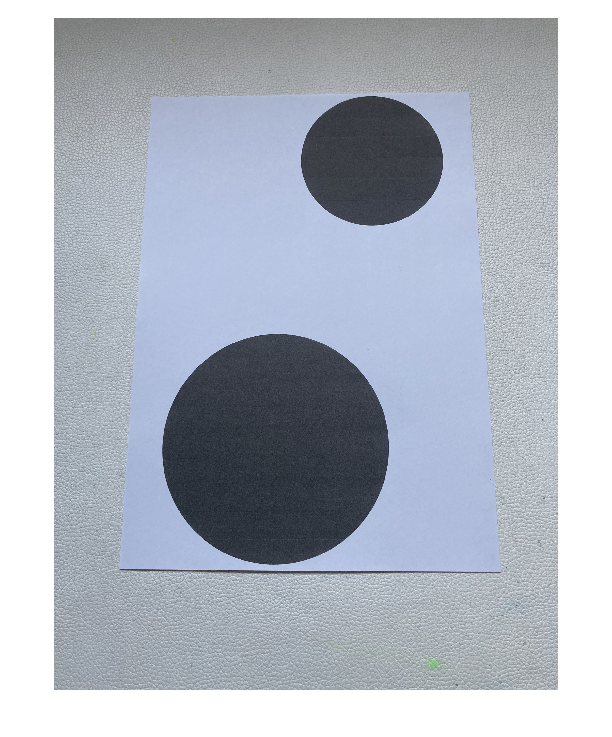
%> input picture Lecture4/img2.png, 612 x 737 px
$ octave demo_metric_rectification_stratified_circle.m   (GNU Octave 9; MATLAB toolbox functions it lacks are replaced by stand-ins)
%> lines starting %> are read from the running program, lines starting %| are printed output that depends on the picture; in (x1, y1, x2, y2) boxes, pixels count from 0 and x2, y2 are one past the last pixel; in counts of white or black regions, pixels touching at a corner belong together; the program's own positions count from 1
clear;
close all;
img = imread('img2.png');
%> img is the input picture: size 737x612x3 uint8; mean R, G, B 177.4, 183.7, 194.4
img = imresize(img,1);
figure; imshow(img);

%% preprocessing
imgGray = rgb2gray(img);
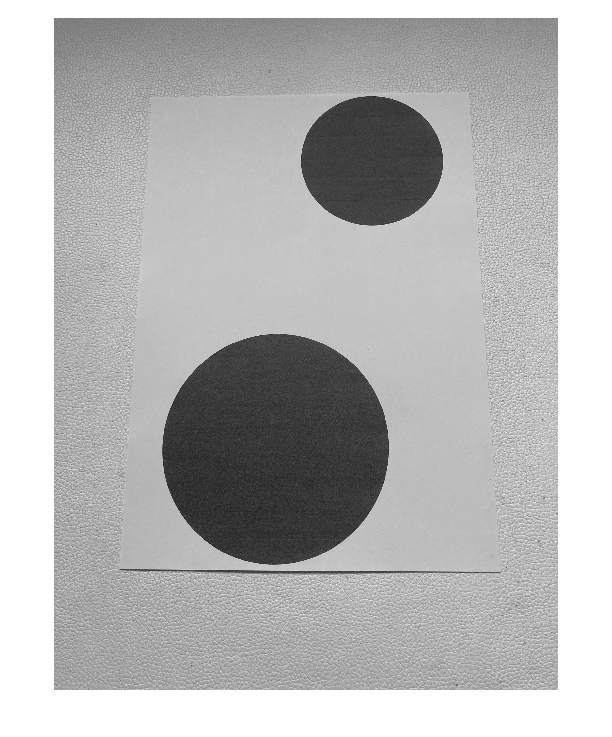
%> imgGray: size 737x612 uint8; min 15, max 255, mean 183
% morphological operators
th = 90;
bw = imgGray < th;
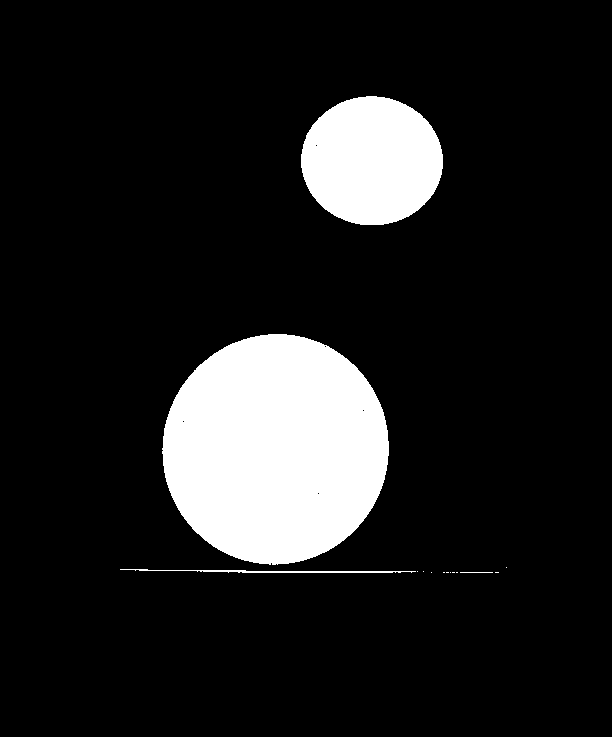
%> bw: size 737x612 logical; 12.4% white; 14 white regions (10 under 20 px), largest, box (x1, y1, x2, y2) and area: (162, 334, 389, 565) 40946, (301, 96, 443, 225) 14356, (120, 569, 416, 573) 511, (460, 572, 493, 573) 33
se = strel('disk',5);
bw = imclose(bw,se);
%> bw: size 737x612 logical; 12.5% white; 6 white regions (3 under 20 px), largest, box (x1, y1, x2, y2) and area: (120, 334, 418, 573) 41753, (301, 96, 443, 225) 14358, (443, 572, 499, 573) 56
bw = imopen(bw,se);
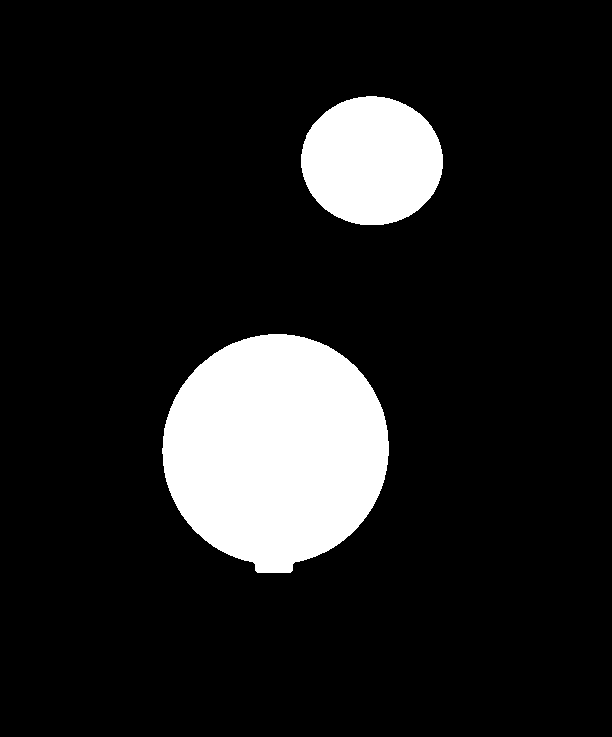
%> bw: size 737x612 logical; 12.3% white; 2 white regions, box (x1, y1, x2, y2) and area: (162, 334, 389, 573) 41292, (301, 96, 443, 225) 14355

% get the two biggest connected components

CC = bwconncomp(bw);
%> CC = 2 connected components
numPixels = cellfun(@numel,CC.PixelIdxList);
%> numPixels = [41292 14355]
[~, sortedIdx] = sort(numPixels,'descend');
%> sortedIdx = [1 2]
bw = double(bw);
for i =1:numel(numPixels)
    currentPixels = CC.PixelIdxList{sortedIdx(i)};
    if(i==1 || i==2)
        bw(currentPixels) = i;
    else
        bw(currentPixels) = 0;
    end
end
%> this loop made 2 passes
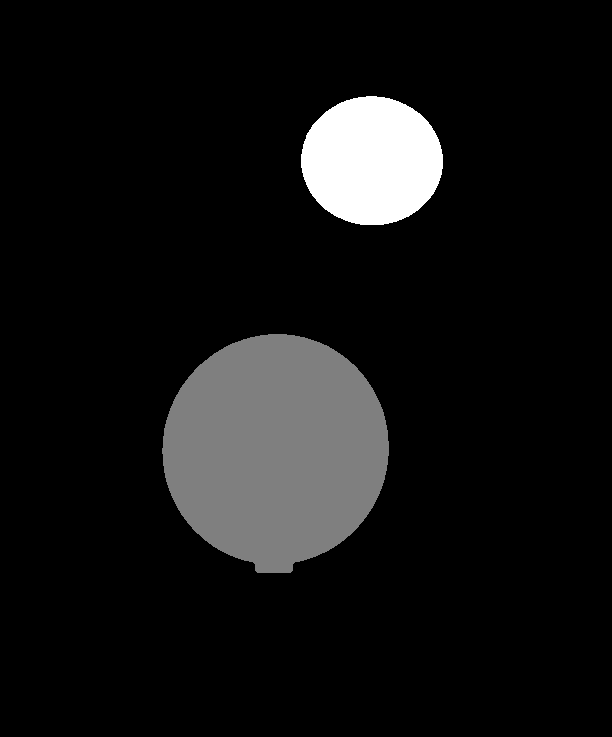
%> bw: size 737x612 double; min 0, max 2, mean 0.155; drawn with min black and max white
figure;
imshow(imfuse(img,double(bw)));
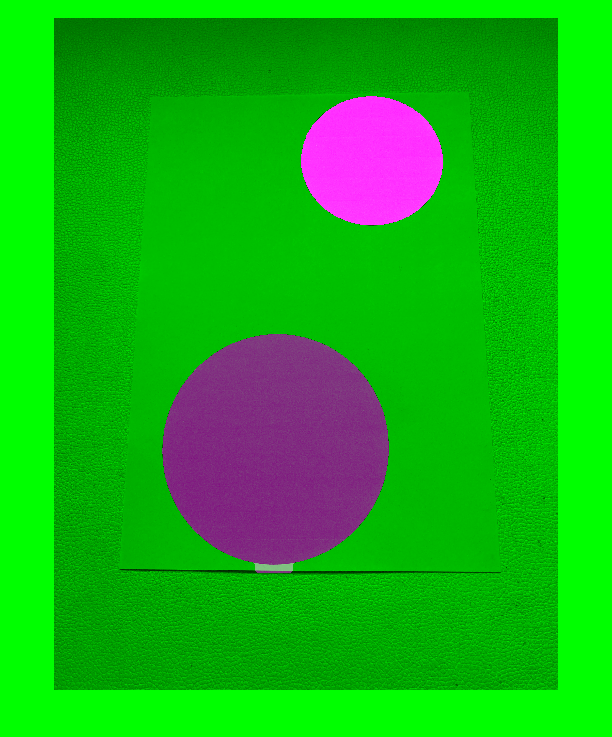
%> displayed picture: size 737x612x3, on the screen's scale of 0 to 255; mean R, G, B 19.8, 178.5, 19.8


%% from connected component to boundaries
B = bwboundaries(bw ==1,'noholes');
%> B = 1 boundary; box (x1, y1, x2, y2) and points: (162, 334, 389, 573) 658
ellipse1.x = B{1}(:,2);
%> ellipse1.x = 658 values, max 389 at index 315, min 163 at index 1, mean 276
ellipse1.y = B{1}(:,1);
%> ellipse1.y = 658 values, max 573 at index 474, min 335 at index 153, mean 452.4

B = bwboundaries(bw ==2,'noholes');
%> B = 1 boundary; box (x1, y1, x2, y2) and points: (301, 96, 443, 225) 381
ellipse2.x = B{1}(:,2);
%> ellipse2.x = 381 values, max 443 at index 178, min 302 at index 1, mean 372.3
ellipse2.y = B{1}(:,1);
%> ellipse2.y = 381 values, max 225 at index 268, min 97 at index 84, mean 161.4
figure;
imshow(img); hold all;
plot(ellipse1.x, ellipse1.y, 'r', 'LineWidth', 2);
plot(ellipse2.x, ellipse2.y, 'b', 'LineWidth', 2);
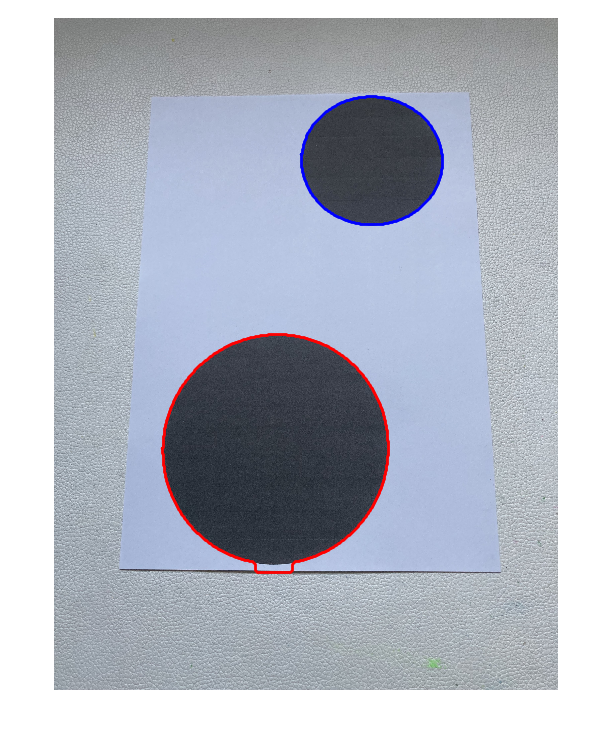
%> figure redrawn from the program's plot data

%% form boundaries to conics
A1 =[ ellipse1.x.^2 ellipse1.x.*ellipse1.y ellipse1.y.^2 ellipse1.x ellipse1.y ones(size(ellipse1.x))];
[~,~,v1]=svd(A1);
%> v1 = [-0.309 -0.735 0.604 -0.00572 0.000795 -3.89e-06; -0.479 -0.429 -0.766 0.00498 0.0009 -1.28e-07; -0.822 0.526 0.219 -0.00314 -0.000841 -3.62e-06; -0.00101 -0.00142 0.00381 0.521 -0.854 0.00221; -0.00168 0.000381 0.007 0.854 0.521 0.0033; -3.54e-06 -8.69e-07 2.84e-05 0.00397 -0.000168 -1]
cc1 = v1(:, end);
%> cc1 = [-3.89e-06; -1.28e-07; -3.62e-06; 0.00221; 0.0033; -1]
cc1 = cc1./norm(cc1);
[a1, b1, c1, d1, e1, f1] = deal(cc1(1),cc1(2),cc1(3),cc1(4),cc1(5),cc1(6));
%> a1 = -3.89e-06; b1 = -1.28e-07; c1 = -3.62e-06; d1 = 0.00221; e1 = 0.0033; f1 = -1
C1=[a1 b1/2 d1/2; b1/2 c1 e1/2; d1/2 e1/2 f1];
%> C1 = [-3.89e-06 -6.39e-08 0.0011; -6.39e-08 -3.62e-06 0.00165; 0.0011 0.00165 -1]

A2 =[ ellipse2.x.^2 ellipse2.x.*ellipse2.y ellipse2.y.^2 ellipse2.x ellipse2.y ones(size(ellipse2.x))];
[~,~,v2]=svd(A2);
%> v2 = [-0.907 -0.4 -0.132 -0.00366 0.000894 -6.08e-06; -0.382 0.651 0.656 0.00671 -0.00168 7.99e-08; -0.176 0.645 -0.743 -0.0101 -0.000888 -7.36e-06; -0.00233 -0.000186 -0.0116 0.917 -0.398 0.00452; -0.000996 0.00212 -0.00442 0.398 0.917 0.00234; -6.07e-06 1.87e-06 -5.63e-05 0.00508 0.000352 -1]
cc2 = v2(:, end);
%> cc2 = [-6.08e-06; 7.99e-08; -7.36e-06; 0.00452; 0.00234; -1]
cc2 = cc2./norm(cc2);
[a2, b2, c2, d2, e2, f2] = deal(cc2(1),cc2(2),cc2(3),cc2(4),cc2(5),cc2(6));
%> a2 = -6.08e-06; b2 = 7.99e-08; c2 = -7.36e-06; d2 = 0.00452; e2 = 0.00234; f2 = -1
C2 =[a2 b2/2 d2/2; b2/2 c2 e2/2; d2/2 e2/2 f2];
%> C2 = [-6.08e-06 4e-08 0.00226; 4e-08 -7.36e-06 0.00117; 0.00226 0.00117 -1]

%% sanity check
figure;
imshow(img); hold all;
%plot_conic(C1,[ellipse1.x, ellipse1.y]','r');
%plot_conic(C2,[ellipse2.x, ellipse2.y]','b');

%intersect ellipses
syms x y;
%> (this line was passed over: syms is not available in this run)

%> (the run ends here)

$ run again, with Lecture4/img1.png copied over Lecture4/img2.png
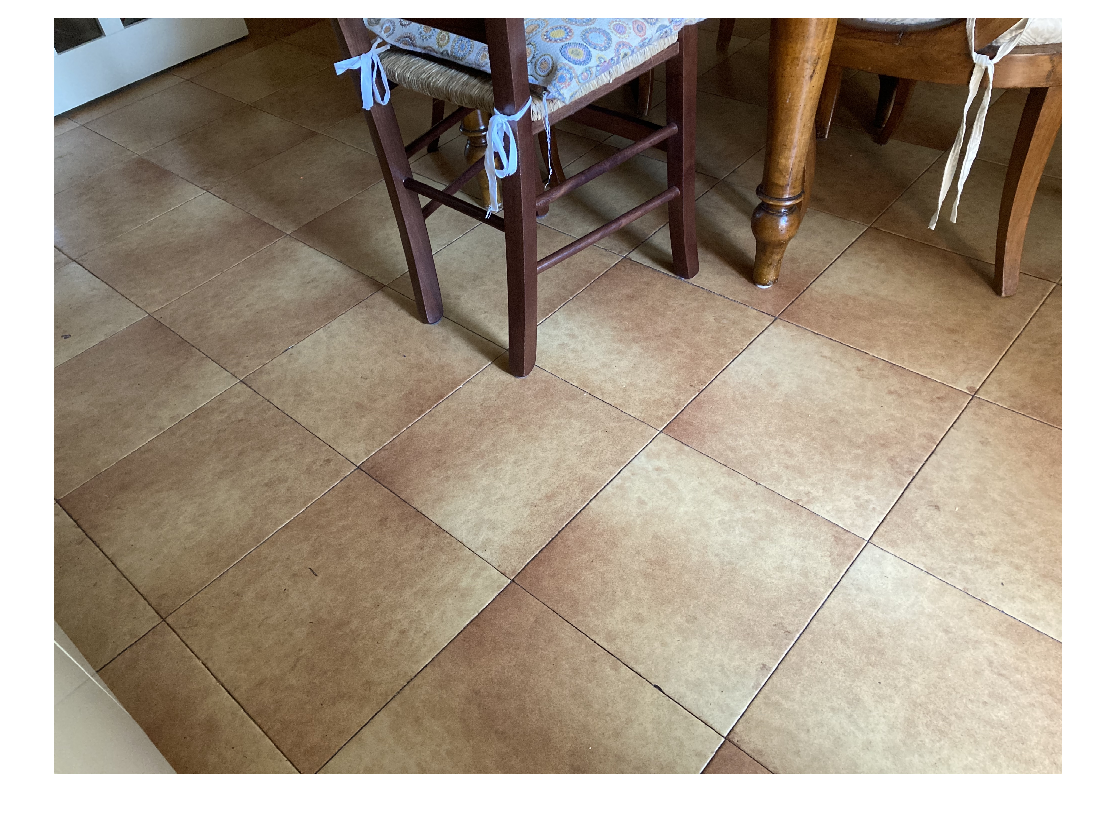
%> input picture Lecture4/img1.png, 1116 x 821 px
%> img is the input picture: size 821x1116x3 uint8; mean R, G, B 162.8, 149.9, 134.4
%> `bw = imopen(bw,se);`:
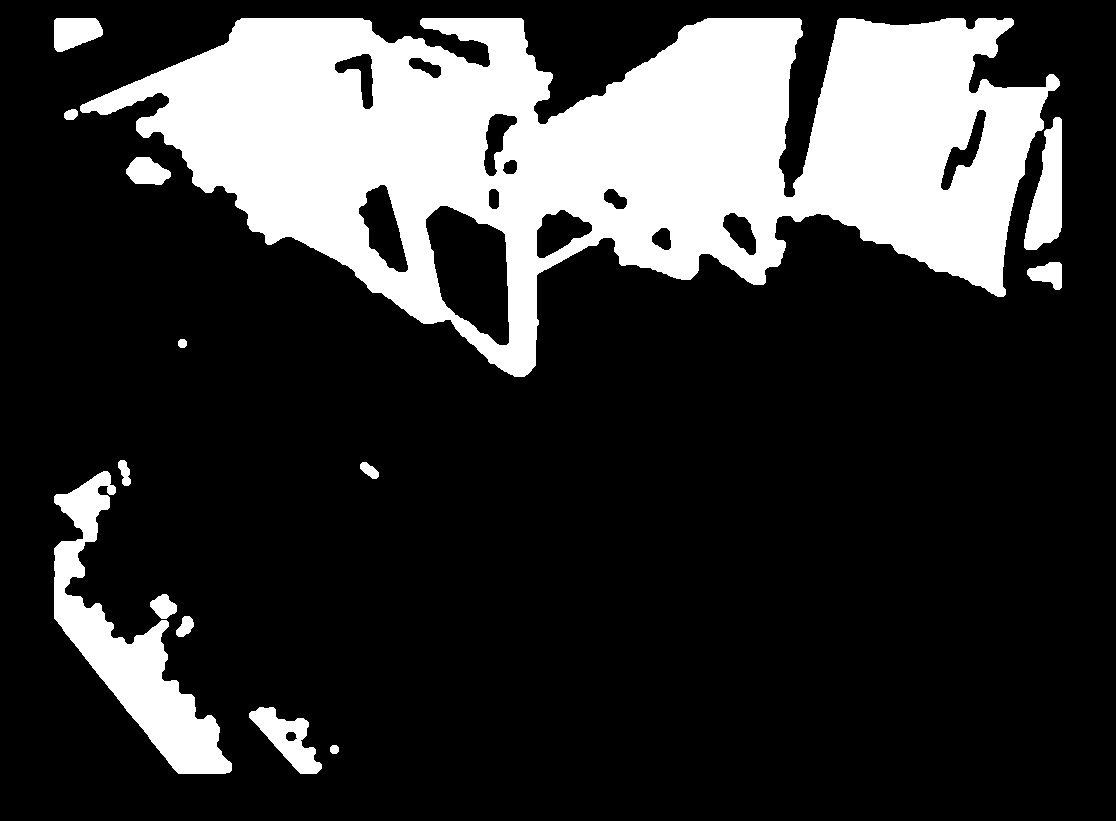
%> bw: size 821x1116 logical; 21.8% white; 14 white regions, largest, box (x1, y1, x2, y2) and area: (80, 18, 1060, 377) 175116, (54, 471, 232, 774) 15250, (1024, 117, 1062, 250) 3071
%> CC = 14 connected components
%> numPixels = [1279 15250 124 175116 213 892 439 244 69 2164 69 191 3071 631]
%> sortedIdx = [4 2 13 10 1 6 14 7 8 5 12 3 9 11]
%> the loop `for i =1:numel(numPixels)` made 14 passes
%> `B = bwboundaries(bw ==1,'noholes');`: B = 1 boundary; box (x1, y1, x2, y2) and points: (80, 18, 1060, 377) 3308
%> ellipse1.x = 3308 values, max 1060 at index 1791, min 81 at index 1, mean 616.1
%> ellipse1.y = 3308 values, max 377 at index 2699, min 19 at index 174, mean 141.3
%> `B = bwboundaries(bw ==2,'noholes');`: B = 1 boundary; box (x1, y1, x2, y2) and points: (54, 471, 232, 774) 928
%> ellipse2.x = 928 values, max 232 at index 565, min 55 at index 1, mean 121.7
%> ellipse2.y = 928 values, max 774 at index 578, min 472 at index 50, mean 620.5
%> `plot(ellipse2.x, ellipse2.y, 'b', 'LineWidth', 2);`:
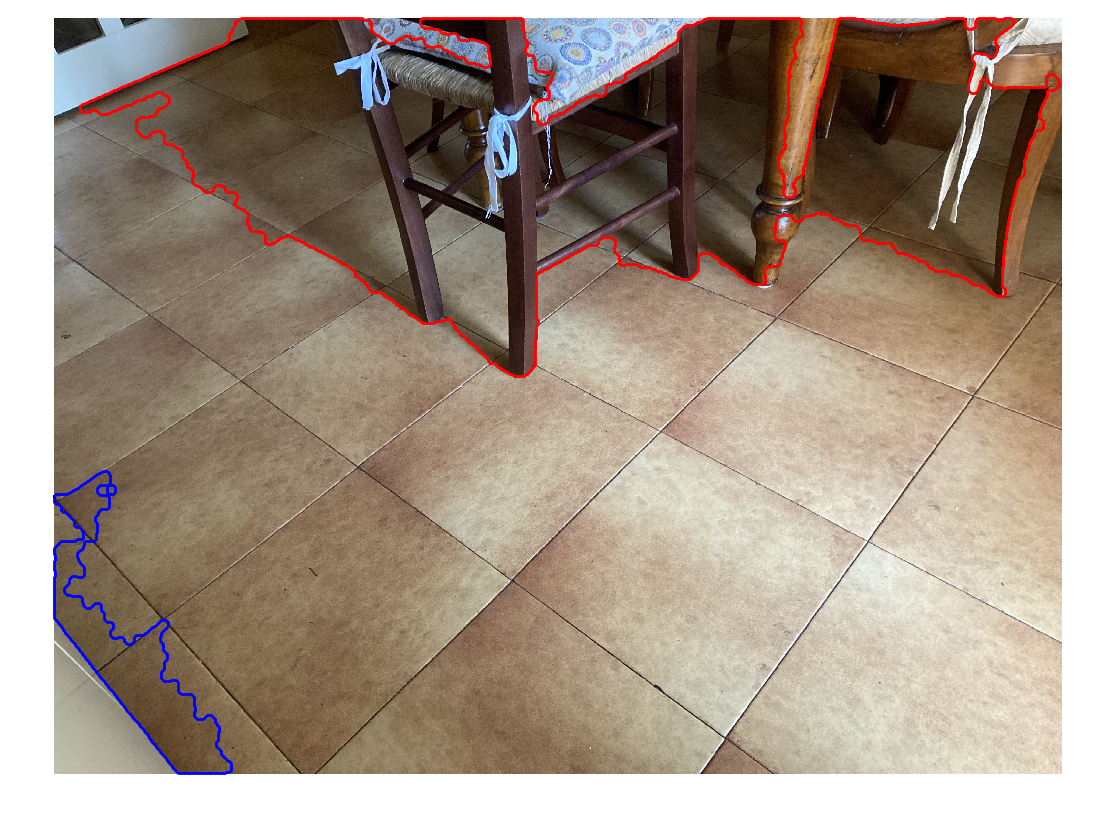
%> figure redrawn from the program's plot data
%> v1 = [-0.986 -0.163 0.0364 -0.00115 0.000163 -1.54e-06; -0.161 0.873 -0.46 0.000986 -0.00041 -3.49e-06; -0.0431 0.46 0.887 -0.00419 -0.00212 -1.09e-05; -0.00114 0.000623 0.00385 0.984 -0.176 0.00243; -0.0002 0.00149 0.0024 0.176 0.984 0.00587; -1.39e-06 2.46e-06 1.53e-05 0.00343 0.00535 -1]
%> cc1 = [-1.54e-06; -3.49e-06; -1.09e-05; 0.00243; 0.00587; -1]
%> a1 = -1.54e-06; b1 = -3.49e-06; c1 = -1.09e-05; d1 = 0.00243; e1 = 0.00587; f1 = -1
%> C1 = [-1.54e-06 -1.75e-06 0.00121; -1.75e-06 -1.09e-05 0.00294; 0.00121 0.00294 -1]
%> v2 = [-0.048 -0.374 0.926 0.00398 -0.00176 -5.78e-06; -0.207 -0.903 -0.375 3.9e-05 0.0022 6.7e-06; -0.977 0.21 0.0342 -0.00175 -0.000368 -3.79e-06; -0.000307 -0.00101 -0.00312 0.195 -0.981 -0.0026; -0.00148 0.00213 -0.00307 0.981 0.195 0.00383; -2.29e-06 6.11e-06 -1.16e-05 0.00325 0.0033 -1]
%> cc2 = [-5.78e-06; 6.7e-06; -3.79e-06; -0.0026; 0.00383; -1]
%> a2 = -5.78e-06; b2 = 6.7e-06; c2 = -3.79e-06; d2 = -0.0026; e2 = 0.00383; f2 = -1
%> C2 = [-5.78e-06 3.35e-06 -0.0013; 3.35e-06 -3.79e-06 0.00192; -0.0013 0.00192 -1]
